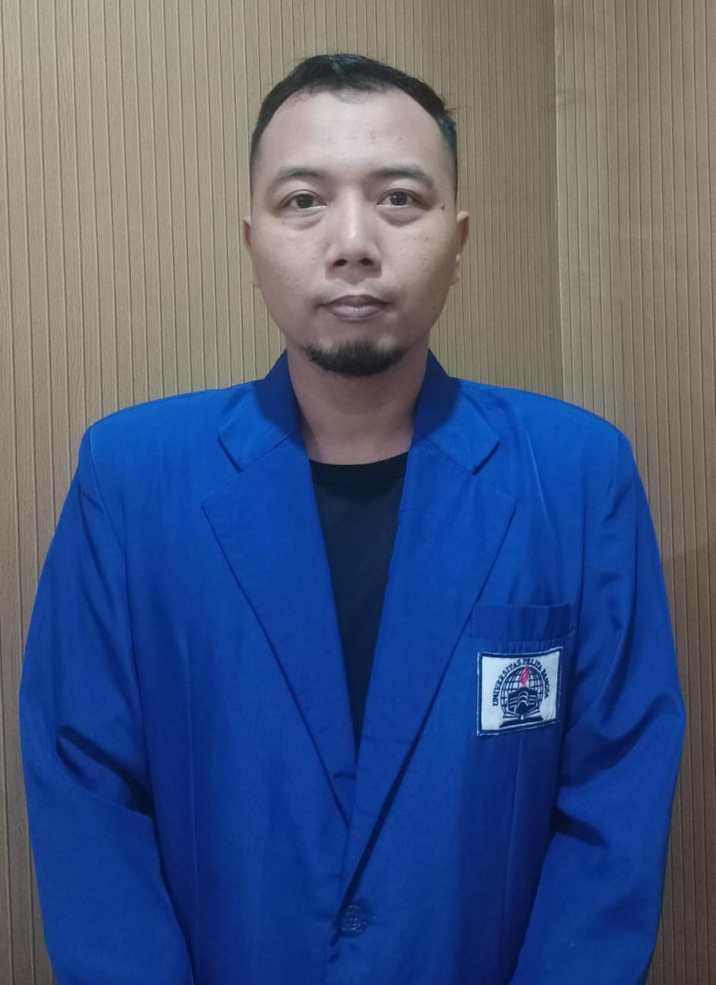
#> input picture images/satria.jpg, 716 x 985 px, shrunk from 930 x 1280 before the run
$ python segmentasi.py
#> lines starting #> are read from the running program, lines starting #| are printed output that depends on the picture
#!/usr/bin/env python
# coding: utf-8

# In[1]:


import numpy as np
import matplotlib.pyplot as plt
import cv2

# Baca gambar
image = cv2.imread('images/satria.jpg')
#> image is the input picture: shape (985, 716, 3); mean B, G, R 125.8, 90.5, 73.7

# Konversi warna dari BGR ke RGB
image = cv2.cvtColor(image, cv2.COLOR_BGR2RGB)

# Tampilkan gambar asli
plt.figure(figsize=(12, 6))
plt.subplot(1, 2, 1)
plt.imshow(image)
plt.title('Gambar Asli')
plt.axis('off')

# Ubah gambar menjadi array 2D dengan 3 nilai warna (RGB)
pixel_vals = image.reshape((-1, 3))

# Konversi tipe data ke float32
pixel_vals = np.float32(pixel_vals)

# Kriteria untuk algoritma k-means
criteria = (cv2.TERM_CRITERIA_EPS + cv2.TERM_CRITERIA_MAX_ITER, 100, 0.85)

# Jumlah cluster
k = 3

# Lakukan k-means clustering
retval, labels, centers = cv2.kmeans(pixel_vals, k, None, criteria, 10, cv2.KMEANS_RANDOM_CENTERS)
#> retval = 810001797; centers = [[112.4, 104.3, 93.87], [158.5, 151.5, 137.8], [14.37, 54.53, 135.3]]

# Konversi pusat cluster ke nilai 8-bit
centers = np.uint8(centers)
#> centers = [[112, 104, 93], [158, 151, 137], [14, 54, 135]]

# Buat ulang data yang tersegmentasi dengan pusat cluster
segmented_data = centers[labels.flatten()]

# Bentuk ulang data tersegmentasi ke dimensi gambar asli
segmented_image = segmented_data.reshape((image.shape))
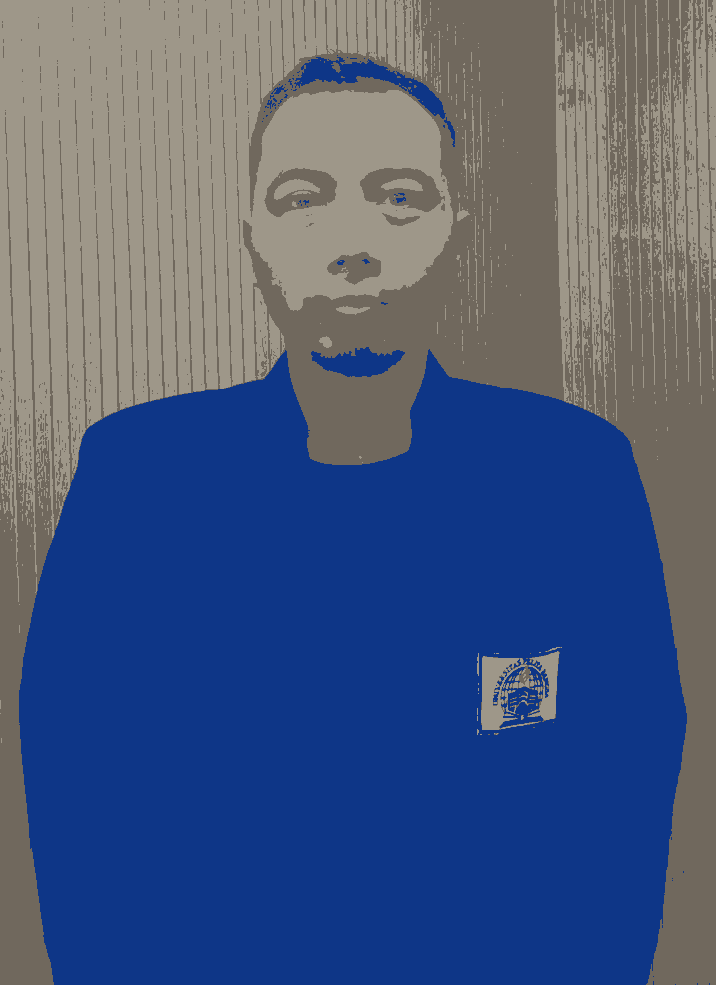
#> segmented_image: shape (985, 716, 3); mean R, G, B 73.2, 90, 125.2

# Tampilkan gambar tersegmentasi
plt.subplot(1, 2, 2)
plt.imshow(segmented_image)
plt.title('Gambar Tersegmentasi (K=3)')
plt.axis('off')

# Tampilkan hasil
plt.tight_layout()
plt.show()
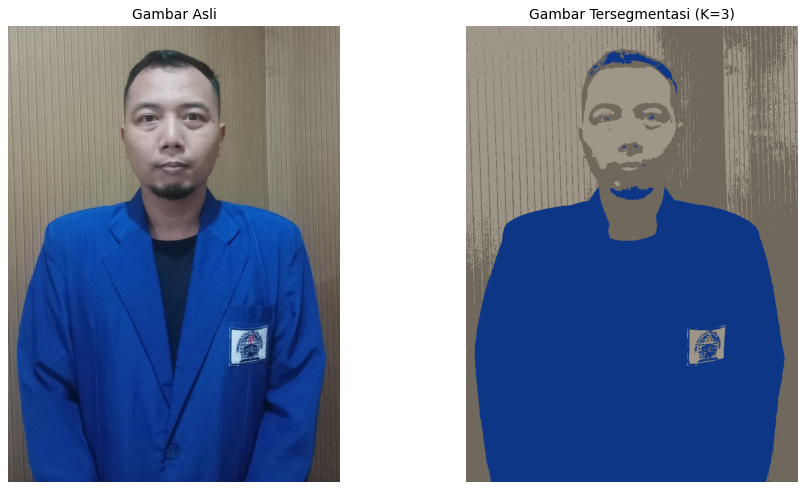
#> figure drawn by matplotlib, 2 panels


# In[ ]:


# In[ ]:
